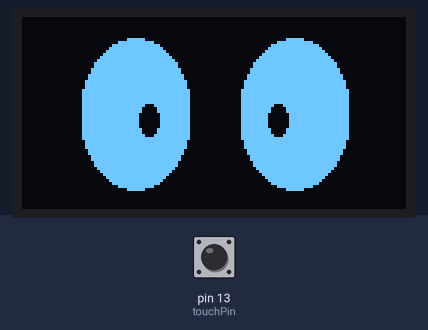
Simulated run of this sketch. Board: Arduino Uno, built with avr-gcc and run on an emulated ATmega328P. Parts: 128×64 one-colour display. The inputs (shaded band) are chosen by the test bench; at power-on: pin 13 (touchPin) LOW. Random numbers use the default seed unless the sketch sets one; what the sketch prints to the serial monitor is not drawn.

Above: at 3.2 s.
3.3 s: pin 13 (touchPin) pulled HIGH for 3.2 s
At 6.6 s:
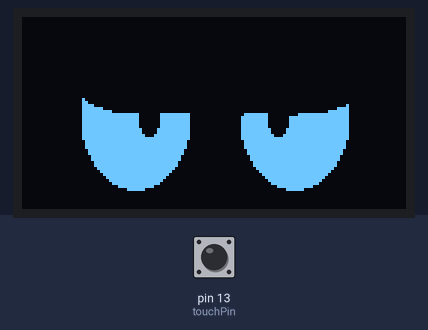
At 8.3 s:
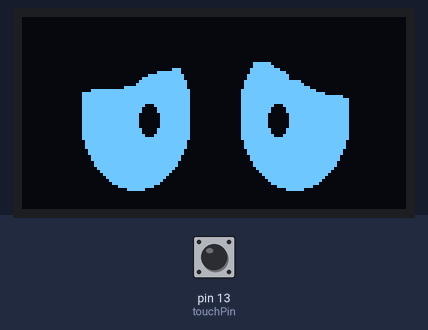
Timing chart, 0 to 9.8 s (numbered marks = the images above; inputs shaded):
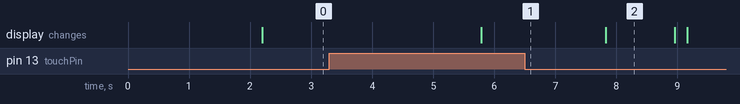

The sketch:

Lolipop.ino
```cpp
#include <Wire.h>
#include <Adafruit_GFX.h>
#include <Adafruit_SSD1306.h>

#define SCREEN_WIDTH 128
#define SCREEN_HEIGHT 64
const int touchPin = 13;
int count = 0;
unsigned long firstTouchTime = 0;
const unsigned long timeWindow = 2000;
unsigned long previousMillis = 0;
unsigned long blinkInterval = 0;

Adafruit_SSD1306 display(SCREEN_WIDTH, SCREEN_HEIGHT, &Wire, -1);


static const unsigned char PROGMEM image_data_DISTRESSED_EYESarray[] = {
  // ARRAY for DISTRESSED_EYES
  0x00, 0x00, 0x00, 0x00, 0x00, 0x00, 0x00, 0x00, 0x00, 0x00, 0x00, 0x00, 0x00, 0x00, 0x00, 0x00,
  0x00, 0x00, 0x00, 0x00, 0x00, 0x00, 0x00, 0x00, 0x00, 0x00, 0x00, 0x00, 0x00, 0x00, 0x00, 0x00,
  0x00, 0x00, 0x00, 0x00, 0x00, 0x00, 0x00, 0x00, 0x00, 0x00, 0x00, 0x00, 0x00, 0x00, 0x00, 0x00,
  0x00, 0x00, 0x00, 0x00, 0x00, 0x00, 0x00, 0x00, 0x00, 0x00, 0x00, 0x00, 0x00, 0x00, 0x00, 0x00,
  0x00, 0x00, 0x00, 0x00, 0x00, 0x00, 0x00, 0x00, 0x00, 0x00, 0x00, 0x00, 0x00, 0x00, 0x00, 0x00,
  0x00, 0x00, 0x00, 0x00, 0x00, 0x00, 0x00, 0x00, 0x00, 0x00, 0x00, 0x00, 0x00, 0x00, 0x00, 0x00,
  0x00, 0x00, 0x00, 0x00, 0x00, 0x00, 0x00, 0x00, 0x00, 0x00, 0x00, 0x00, 0x00, 0x00, 0x00, 0x00,
  0x00, 0x00, 0x00, 0x00, 0x00, 0x00, 0x00, 0x00, 0x00, 0x00, 0x00, 0x00, 0x00, 0x00, 0x00, 0x00,
  0x00, 0x00, 0x00, 0x00, 0x00, 0x00, 0x00, 0x00, 0x00, 0x00, 0x00, 0x00, 0x00, 0x00, 0x00, 0x00,
  0x00, 0x00, 0x00, 0x00, 0x00, 0x00, 0x00, 0x00, 0x00, 0x00, 0x00, 0x00, 0x00, 0x00, 0x00, 0x00,
  0x00, 0x00, 0x00, 0x00, 0x00, 0x00, 0x00, 0x00, 0x00, 0x00, 0x00, 0x00, 0x00, 0x00, 0x00, 0x00,
  0x00, 0x00, 0x00, 0x00, 0x00, 0x00, 0x00, 0x00, 0x00, 0x00, 0x00, 0x00, 0x00, 0x00, 0x00, 0x00,
  0x00, 0x00, 0x00, 0x00, 0x00, 0x00, 0x00, 0x00, 0x00, 0x00, 0x00, 0x00, 0x00, 0x00, 0x00, 0x00,
  0x00, 0x00, 0x00, 0x00, 0x00, 0x00, 0x00, 0x00, 0x00, 0x00, 0x00, 0x00, 0x00, 0x00, 0x00, 0x00,
  0x00, 0x00, 0x00, 0x00, 0x00, 0x00, 0x00, 0x00, 0x00, 0x00, 0x00, 0x00, 0x00, 0x00, 0x00, 0x00,
  0x00, 0x00, 0x00, 0x00, 0x00, 0x00, 0x00, 0x00, 0x00, 0x07, 0xe0, 0x00, 0x00, 0x00, 0x00, 0x00,
  0x00, 0x00, 0x00, 0x00, 0x00, 0x00, 0x00, 0x00, 0x00, 0x07, 0xf0, 0x00, 0x00, 0x00, 0x00, 0x00,
  0x00, 0x00, 0x00, 0x00, 0x00, 0x00, 0x38, 0x00, 0x00, 0x0f, 0xfc, 0x00, 0x00, 0x00, 0x00, 0x00,
  0x00, 0x00, 0x00, 0x00, 0x00, 0x07, 0xf8, 0x00, 0x00, 0x0f, 0xff, 0x00, 0x00, 0x00, 0x00, 0x00,
  0x00, 0x00, 0x00, 0x00, 0x00, 0x3f, 0xfc, 0x00, 0x00, 0x1f, 0xff, 0x80, 0x00, 0x00, 0x00, 0x00,
  0x00, 0x00, 0x00, 0x00, 0x00, 0xff, 0xfc, 0x00, 0x00, 0x1f, 0xff, 0x80, 0x00, 0x00, 0x00, 0x00,
  0x00, 0x00, 0x00, 0x00, 0x01, 0xff, 0xfe, 0x00, 0x00, 0x3f, 0xff, 0xf8, 0x00, 0x00, 0x00, 0x00,
  0x00, 0x00, 0x00, 0x00, 0x03, 0xff, 0xfe, 0x00, 0x00, 0x3f, 0xff, 0xfc, 0x00, 0x00, 0x00, 0x00,
  0x00, 0x00, 0x00, 0x00, 0x3f, 0xff, 0xfe, 0x00, 0x00, 0x3f, 0xff, 0xff, 0x00, 0x00, 0x00, 0x00,
  0x00, 0x00, 0x01, 0xff, 0xff, 0xff, 0xff, 0x00, 0x00, 0x7f, 0xff, 0xff, 0xc0, 0x00, 0x00, 0x00,
  0x00, 0x00, 0x0f, 0xff, 0xff, 0xff, 0xff, 0x00, 0x00, 0x7f, 0xff, 0xff, 0xf8, 0x00, 0x00, 0x00,
  0x00, 0x00, 0x0f, 0xff, 0xff, 0xff, 0xff, 0x00, 0x00, 0x7f, 0xff, 0xff, 0xff, 0xe0, 0x00, 0x00,
  0x00, 0x00, 0x0f, 0xff, 0xff, 0xff, 0xff, 0x00, 0x00, 0x7f, 0xff, 0xff, 0xff, 0xf8, 0x00, 0x00,
  0x00, 0x00, 0x0f, 0xff, 0xff, 0xff, 0xff, 0x00, 0x00, 0x7f, 0xff, 0xff, 0xff, 0xf8, 0x00, 0x00,
  0x00, 0x00, 0x0f, 0xff, 0xff, 0x8f, 0xff, 0x00, 0x00, 0x7f, 0xf1, 0xff, 0xff, 0xf8, 0x00, 0x00,
  0x00, 0x00, 0x0f, 0xff, 0xff, 0x07, 0xff, 0x00, 0x00, 0x7f, 0xe0, 0xff, 0xff, 0xf8, 0x00, 0x00,
  0x00, 0x00, 0x0f, 0xff, 0xff, 0x07, 0xff, 0x00, 0x00, 0x7f, 0xe0, 0xff, 0xff, 0xf8, 0x00, 0x00,
  0x00, 0x00, 0x0f, 0xff, 0xfe, 0x03, 0xff, 0x00, 0x00, 0x7f, 0xc0, 0x7f, 0xff, 0xf8, 0x00, 0x00,
  0x00, 0x00, 0x0f, 0xff, 0xfe, 0x03, 0xff, 0x00, 0x00, 0x7f, 0xc0, 0x7f, 0xff, 0xf8, 0x00, 0x00,
  0x00, 0x00, 0x0f, 0xff, 0xfe, 0x03, 0xff, 0x00, 0x00, 0x7f, 0xc0, 0x7f, 0xff, 0xf8, 0x00, 0x00,
  0x00, 0x00, 0x0f, 0xff, 0xfe, 0x03, 0xff, 0x00, 0x00, 0x7f, 0xc0, 0x7f, 0xff, 0xf8, 0x00, 0x00,
  0x00, 0x00, 0x0f, 0xff, 0xfe, 0x03, 0xff, 0x00, 0x00, 0x7f, 0xc0, 0x7f, 0xff, 0xf8, 0x00, 0x00,
  0x00, 0x00, 0x0f, 0xff, 0xff, 0x07, 0xff, 0x00, 0x00, 0x7f, 0xe0, 0xff, 0xff, 0xf8, 0x00, 0x00,
  0x00, 0x00, 0x0f, 0xff, 0xff, 0x07, 0xff, 0x00, 0x00, 0x7f, 0xe0, 0xff, 0xff, 0xf8, 0x00, 0x00,
  0x00, 0x00, 0x0f, 0xff, 0xff, 0x8f, 0xff, 0x00, 0x00, 0x7f, 0xf1, 0xff, 0xff, 0xf8, 0x00, 0x00,
  0x00, 0x00, 0x0f, 0xff, 0xff, 0xff, 0xff, 0x00, 0x00, 0x7f, 0xff, 0xff, 0xff, 0xf8, 0x00, 0x00,
  0x00, 0x00, 0x07, 0xff, 0xff, 0xff, 0xfe, 0x00, 0x00, 0x3f, 0xff, 0xff, 0xff, 0xf0, 0x00, 0x00,
  0x00, 0x00, 0x07, 0xff, 0xff, 0xff, 0xfe, 0x00, 0x00, 0x3f, 0xff, 0xff, 0xff, 0xf0, 0x00, 0x00,
  0x00, 0x00, 0x07, 0xff, 0xff, 0xff, 0xfe, 0x00, 0x00, 0x3f, 0xff, 0xff, 0xff, 0xf0, 0x00, 0x00,
  0x00, 0x00, 0x03, 0xff, 0xff, 0xff, 0xfc, 0x00, 0x00, 0x1f, 0xff, 0xff, 0xff, 0xe0, 0x00, 0x00,
  0x00, 0x00, 0x03, 0xff, 0xff, 0xff, 0xfc, 0x00, 0x00, 0x1f, 0xff, 0xff, 0xff, 0xe0, 0x00, 0x00,
  0x00, 0x00, 0x01, 0xff, 0xff, 0xff, 0xf8, 0x00, 0x00, 0x0f, 0xff, 0xff, 0xff, 0xc0, 0x00, 0x00,
  0x00, 0x00, 0x01, 0xff, 0xff, 0xff, 0xf8, 0x00, 0x00, 0x0f, 0xff, 0xff, 0xff, 0xc0, 0x00, 0x00,
  0x00, 0x00, 0x00, 0xff, 0xff, 0xff, 0xf0, 0x00, 0x00, 0x07, 0xff, 0xff, 0xff, 0x80, 0x00, 0x00,
  0x00, 0x00, 0x00, 0xff, 0xff, 0xff, 0xf0, 0x00, 0x00, 0x07, 0xff, 0xff, 0xff, 0x80, 0x00, 0x00,
  0x00, 0x00, 0x00, 0x7f, 0xff, 0xff, 0xe0, 0x00, 0x00, 0x03, 0xff, 0xff, 0xff, 0x00, 0x00, 0x00,
  0x00, 0x00, 0x00, 0x3f, 0xff, 0xff, 0xc0, 0x00, 0x00, 0x01, 0xff, 0xff, 0xfe, 0x00, 0x00, 0x00,
  0x00, 0x00, 0x00, 0x1f, 0xff, 0xff, 0x80, 0x00, 0x00, 0x00, 0xff, 0xff, 0xfc, 0x00, 0x00, 0x00,
  0x00, 0x00, 0x00, 0x0f, 0xff, 0xff, 0x00, 0x00, 0x00, 0x00, 0x7f, 0xff, 0xf8, 0x00, 0x00, 0x00,
  0x00, 0x00, 0x00, 0x07, 0xff, 0xfe, 0x00, 0x00, 0x00, 0x00, 0x3f, 0xff, 0xf0, 0x00, 0x00, 0x00,
  0x00, 0x00, 0x00, 0x03, 0xff, 0xfc, 0x00, 0x00, 0x00, 0x00, 0x1f, 0xff, 0xe0, 0x00, 0x00, 0x00,
  0x00, 0x00, 0x00, 0x00, 0xff, 0xf0, 0x00, 0x00, 0x00, 0x00, 0x07, 0xff, 0x80, 0x00, 0x00, 0x00,
  0x00, 0x00, 0x00, 0x00, 0x1f, 0x80, 0x00, 0x00, 0x00, 0x00, 0x00, 0xfc, 0x00, 0x00, 0x00, 0x00,
  0x00, 0x00, 0x00, 0x00, 0x00, 0x00, 0x00, 0x00, 0x00, 0x00, 0x00, 0x00, 0x00, 0x00, 0x00, 0x00,
  0x00, 0x00, 0x00, 0x00, 0x00, 0x00, 0x00, 0x00, 0x00, 0x00, 0x00, 0x00, 0x00, 0x00, 0x00, 0x00,
  0x00, 0x00, 0x00, 0x00, 0x00, 0x00, 0x00, 0x00, 0x00, 0x00, 0x00, 0x00, 0x00, 0x00, 0x00, 0x00,
  0x00, 0x00, 0x00, 0x00, 0x00, 0x00, 0x00, 0x00, 0x00, 0x00, 0x00, 0x00, 0x00, 0x00, 0x00, 0x00,
  0x00, 0x00, 0x00, 0x00, 0x00, 0x00, 0x00, 0x00, 0x00, 0x00, 0x00, 0x00, 0x00, 0x00, 0x00, 0x00,
  0x00, 0x00, 0x00, 0x00, 0x00, 0x00, 0x00, 0x00, 0x00, 0x00, 0x00, 0x00, 0x00, 0x00, 0x00, 0x00,
};

static const unsigned char PROGMEM image_data_EYES_FRONTarray[] = {
  // ARRAY for 2nd Array EYES_FRONT
  0x00, 0x00, 0x00, 0x00, 0x00, 0x00, 0x00, 0x00, 0x00, 0x00, 0x00, 0x00, 0x00, 0x00, 0x00, 0x00,
  0x00, 0x00, 0x00, 0x00, 0x00, 0x00, 0x00, 0x00, 0x00, 0x00, 0x00, 0x00, 0x00, 0x00, 0x00, 0x00,
  0x00, 0x00, 0x00, 0x00, 0x00, 0x00, 0x00, 0x00, 0x00, 0x00, 0x00, 0x00, 0x00, 0x00, 0x00, 0x00,
  0x00, 0x00, 0x00, 0x00, 0x00, 0x00, 0x00, 0x00, 0x00, 0x00, 0x00, 0x00, 0x00, 0x00, 0x00, 0x00,
  0x00, 0x00, 0x00, 0x00, 0x00, 0x00, 0x00, 0x00, 0x00, 0x00, 0x00, 0x00, 0x00, 0x00, 0x00, 0x00,
  0x00, 0x00, 0x00, 0x00, 0x00, 0x00, 0x00, 0x00, 0x00, 0x00, 0x00, 0x00, 0x00, 0x00, 0x00, 0x00,
  0x00, 0x00, 0x00, 0x00, 0x00, 0x00, 0x00, 0x00, 0x00, 0x00, 0x00, 0x00, 0x00, 0x00, 0x00, 0x00,
  0x00, 0x00, 0x00, 0x00, 0x1f, 0x80, 0x00, 0x00, 0x00, 0x00, 0x00, 0xfc, 0x00, 0x00, 0x00, 0x00,
  0x00, 0x00, 0x00, 0x00, 0xff, 0xf0, 0x00, 0x00, 0x00, 0x00, 0x07, 0xff, 0x80, 0x00, 0x00, 0x00,
  0x00, 0x00, 0x00, 0x03, 0xff, 0xfc, 0x00, 0x00, 0x00, 0x00, 0x1f, 0xff, 0xe0, 0x00, 0x00, 0x00,
  0x00, 0x00, 0x00, 0x07, 0xff, 0xfe, 0x00, 0x00, 0x00, 0x00, 0x3f, 0xff, 0xf0, 0x00, 0x00, 0x00,
  0x00, 0x00, 0x00, 0x0f, 0xff, 0xff, 0x00, 0x00, 0x00, 0x00, 0x7f, 0xff, 0xf8, 0x00, 0x00, 0x00,
  0x00, 0x00, 0x00, 0x1f, 0xff, 0xff, 0x80, 0x00, 0x00, 0x00, 0xff, 0xff, 0xfc, 0x00, 0x00, 0x00,
  0x00, 0x00, 0x00, 0x3f, 0xff, 0xff, 0xc0, 0x00, 0x00, 0x01, 0xff, 0xff, 0xfe, 0x00, 0x00, 0x00,
  0x00, 0x00, 0x00, 0x7f, 0xff, 0xff, 0xe0, 0x00, 0x00, 0x03, 0xff, 0xff, 0xff, 0x00, 0x00, 0x00,
  0x00, 0x00, 0x00, 0xff, 0xff, 0xff, 0xf0, 0x00, 0x00, 0x07, 0xff, 0xff, 0xff, 0x80, 0x00, 0x00,
  0x00, 0x00, 0x00, 0xff, 0xff, 0xff, 0xf0, 0x00, 0x00, 0x07, 0xff, 0xff, 0xff, 0x80, 0x00, 0x00,
  0x00, 0x00, 0x01, 0xff, 0xff, 0xff, 0xf8, 0x00, 0x00, 0x0f, 0xff, 0xff, 0xff, 0xc0, 0x00, 0x00,
  0x00, 0x00, 0x01, 0xff, 0xff, 0xff, 0xf8, 0x00, 0x00, 0x0f, 0xff, 0xff, 0xff, 0xc0, 0x00, 0x00,
  0x00, 0x00, 0x03, 0xff, 0xff, 0xff, 0xfc, 0x00, 0x00, 0x1f, 0xff, 0xff, 0xff, 0xe0, 0x00, 0x00,
  0x00, 0x00, 0x03, 0xff, 0xff, 0xff, 0xfc, 0x00, 0x00, 0x1f, 0xff, 0xff, 0xff, 0xe0, 0x00, 0x00,
  0x00, 0x00, 0x07, 0xff, 0xff, 0xff, 0xfe, 0x00, 0x00, 0x3f, 0xff, 0xff, 0xff, 0xf0, 0x00, 0x00,
  0x00, 0x00, 0x07, 0xff, 0xff, 0xff, 0xfe, 0x00, 0x00, 0x3f, 0xff, 0xff, 0xff, 0xf0, 0x00, 0x00,
  0x00, 0x00, 0x07, 0xff, 0xff, 0xff, 0xfe, 0x00, 0x00, 0x3f, 0xff, 0xff, 0xff, 0xf0, 0x00, 0x00,
  0x00, 0x00, 0x0f, 0xff, 0xff, 0xff, 0xff, 0x00, 0x00, 0x7f, 0xff, 0xff, 0xff, 0xf8, 0x00, 0x00,
  0x00, 0x00, 0x0f, 0xff, 0xff, 0xff, 0xff, 0x00, 0x00, 0x7f, 0xff, 0xff, 0xff, 0xf8, 0x00, 0x00,
  0x00, 0x00, 0x0f, 0xff, 0xff, 0xff, 0xff, 0x00, 0x00, 0x7f, 0xff, 0xff, 0xff, 0xf8, 0x00, 0x00,
  0x00, 0x00, 0x0f, 0xff, 0xff, 0xff, 0xff, 0x00, 0x00, 0x7f, 0xff, 0xff, 0xff, 0xf8, 0x00, 0x00,
  0x00, 0x00, 0x0f, 0xff, 0xff, 0xff, 0xff, 0x00, 0x00, 0x7f, 0xff, 0xff, 0xff, 0xf8, 0x00, 0x00,
  0x00, 0x00, 0x0f, 0xff, 0xff, 0x8f, 0xff, 0x00, 0x00, 0x7f, 0xf1, 0xff, 0xff, 0xf8, 0x00, 0x00,
  0x00, 0x00, 0x0f, 0xff, 0xff, 0x07, 0xff, 0x00, 0x00, 0x7f, 0xe0, 0xff, 0xff, 0xf8, 0x00, 0x00,
  0x00, 0x00, 0x0f, 0xff, 0xff, 0x07, 0xff, 0x00, 0x00, 0x7f, 0xe0, 0xff, 0xff, 0xf8, 0x00, 0x00,
  0x00, 0x00, 0x0f, 0xff, 0xfe, 0x03, 0xff, 0x00, 0x00, 0x7f, 0xc0, 0x7f, 0xff, 0xf8, 0x00, 0x00,
  0x00, 0x00, 0x0f, 0xff, 0xfe, 0x03, 0xff, 0x00, 0x00, 0x7f, 0xc0, 0x7f, 0xff, 0xf8, 0x00, 0x00,
  0x00, 0x00, 0x0f, 0xff, 0xfe, 0x03, 0xff, 0x00, 0x00, 0x7f, 0xc0, 0x7f, 0xff, 0xf8, 0x00, 0x00,
  0x00, 0x00, 0x0f, 0xff, 0xfe, 0x03, 0xff, 0x00, 0x00, 0x7f, 0xc0, 0x7f, 0xff, 0xf8, 0x00, 0x00,
  0x00, 0x00, 0x0f, 0xff, 0xfe, 0x03, 0xff, 0x00, 0x00, 0x7f, 0xc0, 0x7f, 0xff, 0xf8, 0x00, 0x00,
  0x00, 0x00, 0x0f, 0xff, 0xff, 0x07, 0xff, 0x00, 0x00, 0x7f, 0xe0, 0xff, 0xff, 0xf8, 0x00, 0x00,
  0x00, 0x00, 0x0f, 0xff, 0xff, 0x07, 0xff, 0x00, 0x00, 0x7f, 0xe0, 0xff, 0xff, 0xf8, 0x00, 0x00,
  0x00, 0x00, 0x0f, 0xff, 0xff, 0x8f, 0xff, 0x00, 0x00, 0x7f, 0xf1, 0xff, 0xff, 0xf8, 0x00, 0x00,
  0x00, 0x00, 0x0f, 0xff, 0xff, 0xff, 0xff, 0x00, 0x00, 0x7f, 0xff, 0xff, 0xff, 0xf8, 0x00, 0x00,
  0x00, 0x00, 0x07, 0xff, 0xff, 0xff, 0xfe, 0x00, 0x00, 0x3f, 0xff, 0xff, 0xff, 0xf0, 0x00, 0x00,
  0x00, 0x00, 0x07, 0xff, 0xff, 0xff, 0xfe, 0x00, 0x00, 0x3f, 0xff, 0xff, 0xff, 0xf0, 0x00, 0x00,
  0x00, 0x00, 0x07, 0xff, 0xff, 0xff, 0xfe, 0x00, 0x00, 0x3f, 0xff, 0xff, 0xff, 0xf0, 0x00, 0x00,
  0x00, 0x00, 0x03, 0xff, 0xff, 0xff, 0xfc, 0x00, 0x00, 0x1f, 0xff, 0xff, 0xff, 0xe0, 0x00, 0x00,
  0x00, 0x00, 0x03, 0xff, 0xff, 0xff, 0xfc, 0x00, 0x00, 0x1f, 0xff, 0xff, 0xff, 0xe0, 0x00, 0x00,
  0x00, 0x00, 0x01, 0xff, 0xff, 0xff, 0xf8, 0x00, 0x00, 0x0f, 0xff, 0xff, 0xff, 0xc0, 0x00, 0x00,
  0x00, 0x00, 0x01, 0xff, 0xff, 0xff, 0xf8, 0x00, 0x00, 0x0f, 0xff, 0xff, 0xff, 0xc0, 0x00, 0x00,
  0x00, 0x00, 0x00, 0xff, 0xff, 0xff, 0xf0, 0x00, 0x00, 0x07, 0xff, 0xff, 0xff, 0x80, 0x00, 0x00,
  0x00, 0x00, 0x00, 0xff, 0xff, 0xff, 0xf0, 0x00, 0x00, 0x07, 0xff, 0xff, 0xff, 0x80, 0x00, 0x00,
  0x00, 0x00, 0x00, 0x7f, 0xff, 0xff, 0xe0, 0x00, 0x00, 0x03, 0xff, 0xff, 0xff, 0x00, 0x00, 0x00,
  0x00, 0x00, 0x00, 0x3f, 0xff, 0xff, 0xc0, 0x00, 0x00, 0x01, 0xff, 0xff, 0xfe, 0x00, 0x00, 0x00,
  0x00, 0x00, 0x00, 0x1f, 0xff, 0xff, 0x80, 0x00, 0x00, 0x00, 0xff, 0xff, 0xfc, 0x00, 0x00, 0x00,
  0x00, 0x00, 0x00, 0x0f, 0xff, 0xff, 0x00, 0x00, 0x00, 0x00, 0x7f, 0xff, 0xf8, 0x00, 0x00, 0x00,
  0x00, 0x00, 0x00, 0x07, 0xff, 0xfe, 0x00, 0x00, 0x00, 0x00, 0x3f, 0xff, 0xf0, 0x00, 0x00, 0x00,
  0x00, 0x00, 0x00, 0x03, 0xff, 0xfc, 0x00, 0x00, 0x00, 0x00, 0x1f, 0xff, 0xe0, 0x00, 0x00, 0x00,
  0x00, 0x00, 0x00, 0x00, 0xff, 0xf0, 0x00, 0x00, 0x00, 0x00, 0x07, 0xff, 0x80, 0x00, 0x00, 0x00,
  0x00, 0x00, 0x00, 0x00, 0x1f, 0x80, 0x00, 0x00, 0x00, 0x00, 0x00, 0xfc, 0x00, 0x00, 0x00, 0x00,
  0x00, 0x00, 0x00, 0x00, 0x00, 0x00, 0x00, 0x00, 0x00, 0x00, 0x00, 0x00, 0x00, 0x00, 0x00, 0x00,
  0x00, 0x00, 0x00, 0x00, 0x00, 0x00, 0x00, 0x00, 0x00, 0x00, 0x00, 0x00, 0x00, 0x00, 0x00, 0x00,
  0x00, 0x00, 0x00, 0x00, 0x00, 0x00, 0x00, 0x00, 0x00, 0x00, 0x00, 0x00, 0x00, 0x00, 0x00, 0x00,
  0x00, 0x00, 0x00, 0x00, 0x00, 0x00, 0x00, 0x00, 0x00, 0x00, 0x00, 0x00, 0x00, 0x00, 0x00, 0x00,
  0x00, 0x00, 0x00, 0x00, 0x00, 0x00, 0x00, 0x00, 0x00, 0x00, 0x00, 0x00, 0x00, 0x00, 0x00, 0x00,
  0x00, 0x00, 0x00, 0x00, 0x00, 0x00, 0x00, 0x00, 0x00, 0x00, 0x00, 0x00, 0x00, 0x00, 0x00, 0x00,
};

static const unsigned char PROGMEM image_data_EYES_ANGRYarray[] = {
  0x00, 0x00, 0x00, 0x00, 0x00, 0x00, 0x00, 0x00, 0x00, 0x00, 0x00, 0x00, 0x00, 0x00, 0x00, 0x00,
  0x00, 0x00, 0x00, 0x00, 0x00, 0x00, 0x00, 0x00, 0x00, 0x00, 0x00, 0x00, 0x00, 0x00, 0x00, 0x00,
  0x00, 0x00, 0x00, 0x00, 0x00, 0x00, 0x00, 0x00, 0x00, 0x00, 0x00, 0x00, 0x00, 0x00, 0x00, 0x00,
  0x00, 0x00, 0x00, 0x00, 0x00, 0x00, 0x00, 0x00, 0x00, 0x00, 0x00, 0x00, 0x00, 0x00, 0x00, 0x00,
  0x00, 0x00, 0x00, 0x00, 0x00, 0x00, 0x00, 0x00, 0x00, 0x00, 0x00, 0x00, 0x00, 0x00, 0x00, 0x00,
  0x00, 0x00, 0x00, 0x00, 0x00, 0x00, 0x00, 0x00, 0x00, 0x00, 0x00, 0x00, 0x00, 0x00, 0x00, 0x00,
  0x00, 0x00, 0x00, 0x00, 0x00, 0x00, 0x00, 0x00, 0x00, 0x00, 0x00, 0x00, 0x00, 0x00, 0x00, 0x00,
  0x00, 0x00, 0x00, 0x00, 0x00, 0x00, 0x00, 0x00, 0x00, 0x00, 0x00, 0x00, 0x00, 0x00, 0x00, 0x00,
  0x00, 0x00, 0x00, 0x00, 0x00, 0x00, 0x00, 0x00, 0x00, 0x00, 0x00, 0x00, 0x00, 0x00, 0x00, 0x00,
  0x00, 0x00, 0x00, 0x00, 0x00, 0x00, 0x00, 0x00, 0x00, 0x00, 0x00, 0x00, 0x00, 0x00, 0x00, 0x00,
  0x00, 0x00, 0x00, 0x00, 0x00, 0x00, 0x00, 0x00, 0x00, 0x00, 0x00, 0x00, 0x00, 0x00, 0x00, 0x00,
  0x00, 0x00, 0x00, 0x00, 0x00, 0x00, 0x00, 0x00, 0x00, 0x00, 0x00, 0x00, 0x00, 0x00, 0x00, 0x00,
  0x00, 0x00, 0x00, 0x00, 0x00, 0x00, 0x00, 0x00, 0x00, 0x00, 0x00, 0x00, 0x00, 0x00, 0x00, 0x00,
  0x00, 0x00, 0x00, 0x00, 0x00, 0x00, 0x00, 0x00, 0x00, 0x00, 0x00, 0x00, 0x00, 0x00, 0x00, 0x00,
  0x00, 0x00, 0x00, 0x00, 0x00, 0x00, 0x00, 0x00, 0x00, 0x00, 0x00, 0x00, 0x00, 0x00, 0x00, 0x00,
  0x00, 0x00, 0x00, 0x00, 0x00, 0x00, 0x00, 0x00, 0x00, 0x00, 0x00, 0x00, 0x00, 0x00, 0x00, 0x00,
  0x00, 0x00, 0x00, 0x00, 0x00, 0x00, 0x00, 0x00, 0x00, 0x00, 0x00, 0x00, 0x00, 0x00, 0x00, 0x00,
  0x00, 0x00, 0x00, 0x00, 0x00, 0x00, 0x00, 0x00, 0x00, 0x00, 0x00, 0x00, 0x00, 0x00, 0x00, 0x00,
  0x00, 0x00, 0x00, 0x00, 0x00, 0x00, 0x00, 0x00, 0x00, 0x00, 0x00, 0x00, 0x00, 0x00, 0x00, 0x00,
  0x00, 0x00, 0x00, 0x00, 0x00, 0x00, 0x00, 0x00, 0x00, 0x00, 0x00, 0x00, 0x00, 0x00, 0x00, 0x00,
  0x00, 0x00, 0x00, 0x00, 0x00, 0x00, 0x00, 0x00, 0x00, 0x00, 0x00, 0x00, 0x00, 0x00, 0x00, 0x00,
  0x00, 0x00, 0x00, 0x00, 0x00, 0x00, 0x00, 0x00, 0x00, 0x00, 0x00, 0x00, 0x00, 0x00, 0x00, 0x00,
  0x00, 0x00, 0x00, 0x00, 0x00, 0x00, 0x00, 0x00, 0x00, 0x00, 0x00, 0x00, 0x00, 0x00, 0x00, 0x00,
  0x00, 0x00, 0x00, 0x00, 0x00, 0x00, 0x00, 0x00, 0x00, 0x00, 0x00, 0x00, 0x00, 0x00, 0x00, 0x00,
  0x00, 0x00, 0x00, 0x00, 0x00, 0x00, 0x00, 0x00, 0x00, 0x00, 0x00, 0x00, 0x00, 0x00, 0x00, 0x00,
  0x00, 0x00, 0x00, 0x00, 0x00, 0x00, 0x00, 0x00, 0x00, 0x00, 0x00, 0x00, 0x00, 0x00, 0x00, 0x00,
  0x00, 0x00, 0x00, 0x00, 0x00, 0x00, 0x00, 0x00, 0x00, 0x00, 0x00, 0x00, 0x00, 0x00, 0x00, 0x00,
  0x00, 0x00, 0x08, 0x00, 0x00, 0x00, 0x00, 0x00, 0x00, 0x00, 0x00, 0x00, 0x00, 0x00, 0x00, 0x00,
  0x00, 0x00, 0x0c, 0x00, 0x00, 0x00, 0x00, 0x00, 0x00, 0x00, 0x00, 0x00, 0x00, 0x00, 0x00, 0x00,
  0x00, 0x00, 0x0f, 0x00, 0x00, 0x00, 0x00, 0x00, 0x00, 0x00, 0x00, 0x00, 0x00, 0x08, 0x00, 0x00,
  0x00, 0x00, 0x0f, 0xe0, 0x00, 0x00, 0x00, 0x00, 0x00, 0x00, 0x00, 0x00, 0x00, 0x78, 0x00, 0x00,
  0x00, 0x00, 0x0f, 0xfc, 0x00, 0x00, 0x00, 0x00, 0x00, 0x00, 0x00, 0x00, 0x03, 0xf8, 0x00, 0x00,
  0x00, 0x00, 0x0f, 0xff, 0xfe, 0x03, 0xff, 0x00, 0x00, 0x3f, 0xc0, 0x0f, 0xff, 0xf8, 0x00, 0x00,
  0x00, 0x00, 0x0f, 0xff, 0xfe, 0x03, 0xff, 0x00, 0x00, 0x7f, 0xc0, 0x7f, 0xff, 0xf8, 0x00, 0x00,
  0x00, 0x00, 0x0f, 0xff, 0xfe, 0x03, 0xff, 0x00, 0x00, 0x7f, 0xc0, 0x7f, 0xff, 0xf8, 0x00, 0x00,
  0x00, 0x00, 0x0f, 0xff, 0xfe, 0x03, 0xff, 0x00, 0x00, 0x7f, 0xc0, 0x7f, 0xff, 0xf8, 0x00, 0x00,
  0x00, 0x00, 0x0f, 0xff, 0xfe, 0x03, 0xff, 0x00, 0x00, 0x7f, 0xc0, 0x7f, 0xff, 0xf8, 0x00, 0x00,
  0x00, 0x00, 0x0f, 0xff, 0xff, 0x07, 0xff, 0x00, 0x00, 0x7f, 0xe0, 0xff, 0xff, 0xf8, 0x00, 0x00,
  0x00, 0x00, 0x0f, 0xff, 0xff, 0x07, 0xff, 0x00, 0x00, 0x7f, 0xe0, 0xff, 0xff, 0xf8, 0x00, 0x00,
  0x00, 0x00, 0x0f, 0xff, 0xff, 0x8f, 0xff, 0x00, 0x00, 0x7f, 0xf1, 0xff, 0xff, 0xf8, 0x00, 0x00,
  0x00, 0x00, 0x0f, 0xff, 0xff, 0xff, 0xff, 0x00, 0x00, 0x7f, 0xff, 0xff, 0xff, 0xf8, 0x00, 0x00,
  0x00, 0x00, 0x07, 0xff, 0xff, 0xff, 0xfe, 0x00, 0x00, 0x3f, 0xff, 0xff, 0xff, 0xf0, 0x00, 0x00,
  0x00, 0x00, 0x07, 0xff, 0xff, 0xff, 0xfe, 0x00, 0x00, 0x3f, 0xff, 0xff, 0xff, 0xf0, 0x00, 0x00,
  0x00, 0x00, 0x07, 0xff, 0xff, 0xff, 0xfe, 0x00, 0x00, 0x3f, 0xff, 0xff, 0xff, 0xf0, 0x00, 0x00,
  0x00, 0x00, 0x03, 0xff, 0xff, 0xff, 0xfc, 0x00, 0x00, 0x1f, 0xff, 0xff, 0xff, 0xe0, 0x00, 0x00,
  0x00, 0x00, 0x03, 0xff, 0xff, 0xff, 0xfc, 0x00, 0x00, 0x1f, 0xff, 0xff, 0xff, 0xe0, 0x00, 0x00,
  0x00, 0x00, 0x01, 0xff, 0xff, 0xff, 0xf8, 0x00, 0x00, 0x0f, 0xff, 0xff, 0xff, 0xc0, 0x00, 0x00,
  0x00, 0x00, 0x01, 0xff, 0xff, 0xff, 0xf8, 0x00, 0x00, 0x0f, 0xff, 0xff, 0xff, 0xc0, 0x00, 0x00,
  0x00, 0x00, 0x00, 0xff, 0xff, 0xff, 0xf0, 0x00, 0x00, 0x07, 0xff, 0xff, 0xff, 0x80, 0x00, 0x00,
  0x00, 0x00, 0x00, 0xff, 0xff, 0xff, 0xf0, 0x00, 0x00, 0x07, 0xff, 0xff, 0xff, 0x80, 0x00, 0x00,
  0x00, 0x00, 0x00, 0x7f, 0xff, 0xff, 0xe0, 0x00, 0x00, 0x03, 0xff, 0xff, 0xff, 0x00, 0x00, 0x00,
  0x00, 0x00, 0x00, 0x3f, 0xff, 0xff, 0xc0, 0x00, 0x00, 0x01, 0xff, 0xff, 0xfe, 0x00, 0x00, 0x00,
  0x00, 0x00, 0x00, 0x1f, 0xff, 0xff, 0x80, 0x00, 0x00, 0x00, 0xff, 0xff, 0xfc, 0x00, 0x00, 0x00,
  0x00, 0x00, 0x00, 0x0f, 0xff, 0xff, 0x00, 0x00, 0x00, 0x00, 0x7f, 0xff, 0xf8, 0x00, 0x00, 0x00,
  0x00, 0x00, 0x00, 0x07, 0xff, 0xfe, 0x00, 0x00, 0x00, 0x00, 0x3f, 0xff, 0xf0, 0x00, 0x00, 0x00,
  0x00, 0x00, 0x00, 0x03, 0xff, 0xfc, 0x00, 0x00, 0x00, 0x00, 0x1f, 0xff, 0xe0, 0x00, 0x00, 0x00,
  0x00, 0x00, 0x00, 0x00, 0xff, 0xf0, 0x00, 0x00, 0x00, 0x00, 0x07, 0xff, 0x80, 0x00, 0x00, 0x00,
  0x00, 0x00, 0x00, 0x00, 0x1f, 0x80, 0x00, 0x00, 0x00, 0x00, 0x00, 0xfc, 0x00, 0x00, 0x00, 0x00,
  0x00, 0x00, 0x00, 0x00, 0x00, 0x00, 0x00, 0x00, 0x00, 0x00, 0x00, 0x00, 0x00, 0x00, 0x00, 0x00,
  0x00, 0x00, 0x00, 0x00, 0x00, 0x00, 0x00, 0x00, 0x00, 0x00, 0x00, 0x00, 0x00, 0x00, 0x00, 0x00,
  0x00, 0x00, 0x00, 0x00, 0x00, 0x00, 0x00, 0x00, 0x00, 0x00, 0x00, 0x00, 0x00, 0x00, 0x00, 0x00,
  0x00, 0x00, 0x00, 0x00, 0x00, 0x00, 0x00, 0x00, 0x00, 0x00, 0x00, 0x00, 0x00, 0x00, 0x00, 0x00,
  0x00, 0x00, 0x00, 0x00, 0x00, 0x00, 0x00, 0x00, 0x00, 0x00, 0x00, 0x00, 0x00, 0x00, 0x00, 0x00,
  0x00, 0x00, 0x00, 0x00, 0x00, 0x00, 0x00, 0x00, 0x00, 0x00, 0x00, 0x00, 0x00, 0x00, 0x00, 0x00,
};

void eyeblink(){
  for(int16_t i=0; i<30; i+=5) {
    display.fillRect(0, 0, 132, 10+i, BLACK);
    display.display();
    delay(1);
    }
  }

void setup() {
  Serial.begin(9600);
   if(!display.begin(SSD1306_SWITCHCAPVCC, 0x3C)) {
    Serial.println(F("SSD1306 allocation failed"));
    for(;;);
  }

  display.clearDisplay();

  pinMode(touchPin, INPUT);
  display.setTextSize(2);
  display.setTextColor(SSD1306_WHITE);
  display.setCursor(0,0);
  display.println(F("Hello"));
  display.println();
  display.setTextSize(2);
  display.println(F("I'am Lolipop"));
  display.display();
  delay(2000);

  display.clearDisplay();

  randomSeed(analogRead(0));

  blinkInterval = random(2000, 10000);

}

void loop() {

  int touchState = digitalRead(touchPin);
  unsigned long currentTime = millis();

  if (touchState == HIGH) {
    Serial.println("Touched");

    if (count == 0) {
      firstTouchTime = currentTime;
    }

    count++;
    delay(100);
  } else {
    Serial.println("Not Touched");
  }

  if (count >= 2 && (currentTime - firstTouchTime) <= timeWindow) {
    display.drawBitmap(0, 0, image_data_EYES_ANGRYarray, 128, 64, 1);
    display.display();
    count = 0;
    delay(2000);
    display.drawBitmap(0, 0, image_data_DISTRESSED_EYESarray, 128, 64, 1);
    display.display();
    delay(1000);
    display.clearDisplay();

    count = 0;
    firstTouchTime = 0;
  } else if ((currentTime - firstTouchTime) > timeWindow) {
    count = 0;
    firstTouchTime = 0;
  }
  delay(100);
  display.clearDisplay();

  unsigned long currentMillis = millis();

  if (currentMillis - previousMillis >= blinkInterval) {
    previousMillis = currentMillis;

    eyeblink();

    blinkInterval = random(2000, 10000);
  }
  display.drawBitmap(0, 0, image_data_EYES_FRONTarray, 128, 64, 1);
  display.display();


  display.display();
  delay(1000);
  display.clearDisplay();

  Serial.println(count);

}
```
